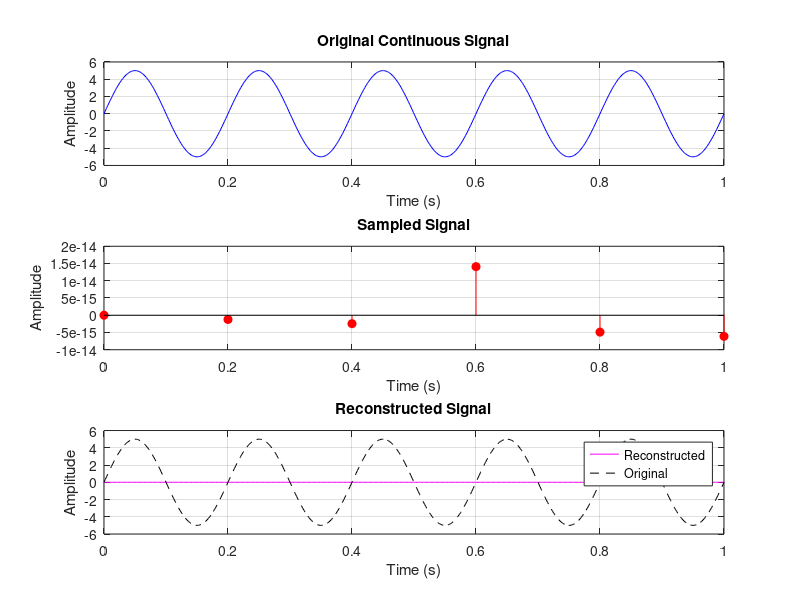

Source code (MATLAB):
function sample_and_reconstruct
% User inputs
fs = input('Enter the sampling frequency (Hz): ');
f = input('Enter the frequency of the continuous signal (Hz): ');
A = input('Enter the amplitude of the continuous signal: ');

Ts = 1/fs;                         % Sampling period
t = linspace(0, 1, fs*100);          % High-resolution time vector
signal = A * sin(2*pi*f*t);          % Continuous signal

% Generate pulse train (pulse width = 10% of Ts)
tau = Ts/10;
pulse = double(mod(t, Ts) < tau);
sampled_signal = signal .* pulse;  % Sampled signal using pulse train

% Ideal sampling instants and values
t_samples = 0:Ts:1;
sampled_values = A * sin(2*pi*f*t_samples);

% Reconstruction using sinc interpolation
reconstructed_signal = zeros(size(t));
for k = 1:length(t_samples)
    reconstructed_signal = reconstructed_signal + sampled_values(k) * sinc((t - t_samples(k)) / Ts);
end

figure;
subplot(3,1,1);
plot(t, signal, 'b'); grid on;
title('Original Continuous Signal');
xlabel('Time (s)'); ylabel('Amplitude');

subplot(3,1,2);
stem(t_samples, sampled_values, 'r', 'filled'); grid on;
title('Sampled Signal');
xlabel('Time (s)'); ylabel('Amplitude');

subplot(3,1,3);
plot(t, reconstructed_signal, 'm', t, signal, 'k--'); grid on;
title('Reconstructed Signal');
xlabel('Time (s)'); ylabel('Amplitude');
legend('Reconstructed','Original');
end
